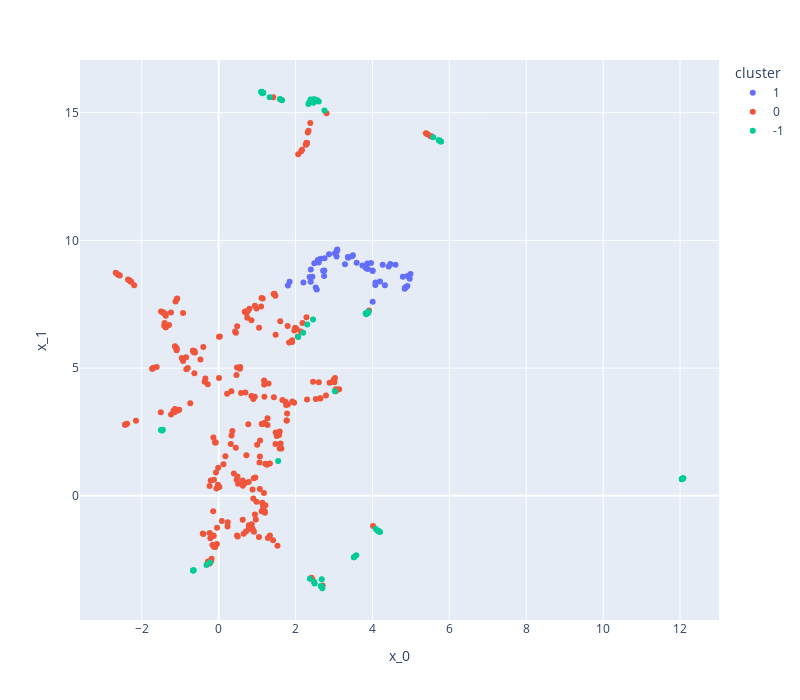

Notebook cell for this chart:
### Code cell
embedding["cluster"] = cluster_hdbscan(embedding_for_cluster, min_cluster_size=30, metric="euclidean")[0]
fig = px.scatter(embedding, x="x_0", y="x_1", color="cluster", width=800, height=700)
fig.show()

### Figure 1 — Plotly figure (JSON) as saved in the notebook; plotly's stock layout.template omitted (floating-point values rounded to 4 significant figures; data arrays with more than 128 entries replaced by an {"elided": "..."} marker saying what was removed)
{"data": [{"hovertemplate": "cluster=1<br>x_0=%{x}<br>x_1=%{y}<extra></extra>", "legendgroup": "1", "marker": {"color": "#636efa", "symbol": "circle"}, "mode": "markers", "name": "1", "orientation": "v", "showlegend": true, "type": "scatter", "x": [3.865, 4.968, 4.598, 4.196, 4.463, 4.265, 4.005, 4.789, 4.913, 4.989, 4.843, 4.875, 4.84, 2.397, 4.073, 2.436, 4.908, 4.323, 2.488, 3.073, 2.204, 3.065, 3.37, 2.717, 2.366, 2.393, 4.001, 3.49, 4.004, 2.647, 1.801, 3.285, 3.588, 3.961, 2.87, 3.083, 3.023, 2.748, 2.741, 3.829, 2.578, 3.359, 3.472, 2.524, 2.754, 1.844, 2.601, 3.876, 4.422, 2.55, 4.079, 3.083, 3.74], "xaxis": "x", "y": [9.096, 8.498, 9.043, 8.393, 9.078, 9.042, 7.6, 8.58, 8.604, 8.686, 8.147, 8.178, 8.108, 8.857, 8.254, 8.573, 8.217, 8.241, 9.108, 9.572, 8.355, 9.368, 9.319, 8.808, 8.564, 8.376, 8.817, 9.418, 8.804, 9.278, 8.238, 9.07, 9.122, 9.112, 9.454, 9.639, 9.497, 8.822, 8.603, 8.923, 9.234, 9.353, 9.375, 8.158, 9.298, 8.378, 9.135, 8.882, 8.982, 8.082, 8.348, 9.624, 9.015], "yaxis": "y"}, {"hovertemplate": "cluster=0<br>x_0=%{x}<br>x_1=%{y}<extra></extra>", "legendgroup": "0", "marker": {"color": "#EF553B", "symbol": "circle"}, "mode": "markers", "name": "0", "orientation": "v", "showlegend": true, "type": "scatter", "x": {"elided": "262 float values"}, "xaxis": "x", "y": {"elided": "262 float values"}, "yaxis": "y"}, {"hovertemplate": "cluster=-1<br>x_0=%{x}<br>x_1=%{y}<extra></extra>", "legendgroup": "-1", "marker": {"color": "#00cc96", "symbol": "circle"}, "mode": "markers", "name": "-1", "orientation": "v", "showlegend": true, "type": "scatter", "x": [2.68, 3.514, 1.547, 3.579, 2.653, 2.495, 2.691, 2.751, 2.304, -1.478, 3.89, 2.478, 4.195, 5.579, 4.086, 1.106, 1.159, 2.409, 2.39, 2.464, 2.689, -0.2274, 2.695, 4.16, 3.883, 12.05, 12.08, 3.52, 4.128, 4.168, 2.334, 1.11, 2.464, 2.483, 3.021, 2.603, 2.196, 2.506, 2.068, 2.485, -0.6597, -1.453, -1.501, -0.6696, -0.65, -0.3168, -1.484, 2.471, 5.736, 1.651, 5.784, 1.592, 2.494, 3.896, 3.822, 3.836, 2.454, 2.372, 1.138, 1.126, 2.35, 1.327, 5.724, 5.773, 12.04, 12.06, 12.08, 2.372, 2.562, 12.05], "xaxis": "x", "y": [-3.269, -2.403, 1.365, -2.325, -3.529, -3.432, -3.564, 15.09, 6.707, 2.552, 7.214, 15.45, -1.415, 14.04, -1.289, 15.81, 15.78, 15.47, 15.52, 15.52, -3.569, -2.61, -3.619, -1.38, 7.158, 0.6532, 0.6905, -2.404, -1.361, -1.394, 15.34, 15.82, 15.38, -3.375, 4.096, 15.44, 6.379, 15.52, 6.217, 15.44, -2.919, 2.59, 2.573, -2.92, -2.912, -2.707, 2.571, 15.46, 13.92, 15.49, 13.87, 15.54, 15.5, 7.197, 7.147, 7.107, 6.907, -3.248, 15.76, 15.8, 15.39, 15.6, 13.92, 13.87, 0.6489, 0.6667, 0.683, 15.42, 15.48, 0.6544], "yaxis": "y"}], "layout": {"height": 700, "legend": {"title": {"text": "cluster"}, "tracegroupgap": 0}, "margin": {"t": 60}, "width": 800, "xaxis": {"anchor": "y", "domain": [0, 1], "title": {"text": "x_0"}}, "yaxis": {"anchor": "x", "domain": [0, 1], "title": {"text": "x_1"}}}}
